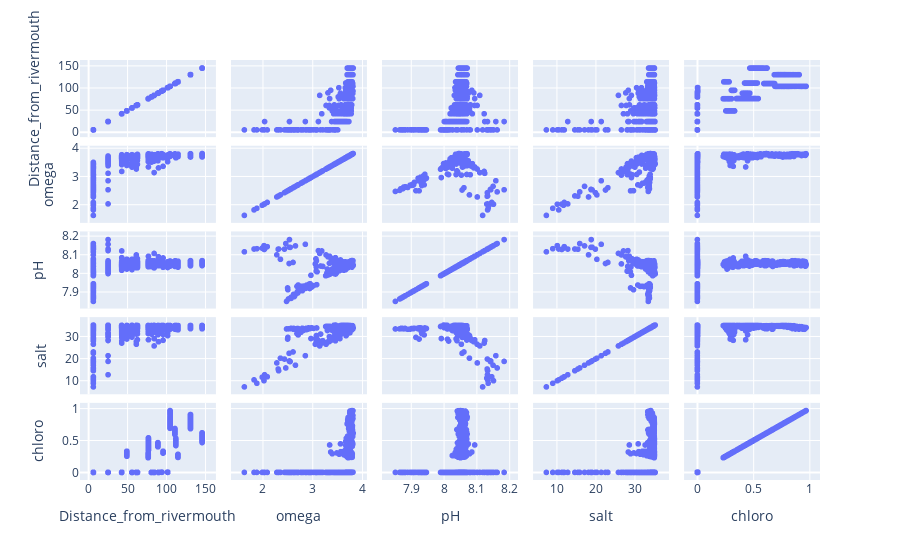

Notebook cell for this chart:
### Markdown cell above
Plot scatterplots of each HYDRO and BGC variable to visually assess any correlations present between variables:

### Code cell
fig = px.scatter_matrix(df_2019, dimensions = ["Distance_from_rivermouth", "omega", "pH", "salt", "chloro"])
fig.show()

### Figure 1 — Plotly figure (JSON) as saved in the notebook; plotly's stock layout.template omitted (floating-point values rounded to 4 significant figures; data arrays with more than 128 entries replaced by an {"elided": "..."} marker saying what was removed)
{"data": [{"dimensions": [{"axis": {"matches": true}, "label": "Distance_from_rivermouth", "values": {"elided": "2002 float values"}}, {"axis": {"matches": true}, "label": "omega", "values": {"elided": "2002 float values"}}, {"axis": {"matches": true}, "label": "pH", "values": {"elided": "2002 float values"}}, {"axis": {"matches": true}, "label": "salt", "values": {"elided": "2002 float values"}}, {"axis": {"matches": true}, "label": "chloro", "values": {"elided": "2002 float values"}}], "hovertemplate": "%{xaxis.title.text}=%{x}<br>%{yaxis.title.text}=%{y}<extra></extra>", "legendgroup": "", "marker": {"color": "#636efa", "symbol": "circle"}, "name": "", "showlegend": false, "type": "splom"}], "layout": {"dragmode": "select", "legend": {"tracegroupgap": 0}, "margin": {"t": 60}}}
